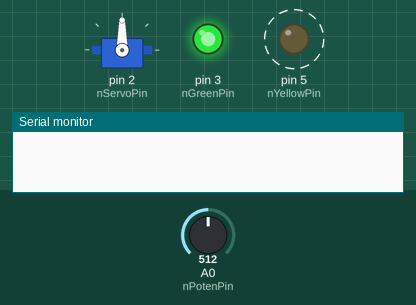
Simulated run of this sketch. Board: Arduino Uno, built with avr-gcc and run on an emulated ATmega328P. Shown: servo, output pins drawn as LEDs (lit = HIGH), the last lines printed to the serial monitor. Dashed ring = blinking. The test bench sets the inputs (shaded band); at power-on: A0 (nPotenPin) = 512.

Above: at 1.2 s.
1.3 s: A0 (nPotenPin) set to 530
At 2.8 s:
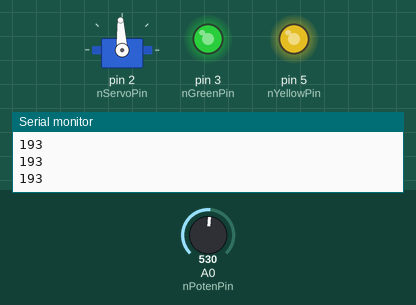
3.1 s: A0 (nPotenPin) set to 716
At 4.2 s:
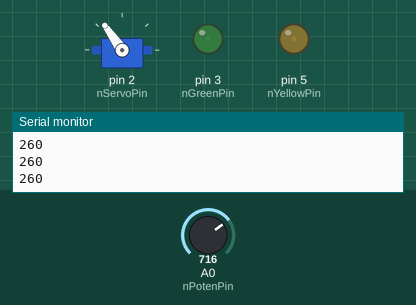
4.8 s: A0 (nPotenPin) set to 511
At 5.0 s:
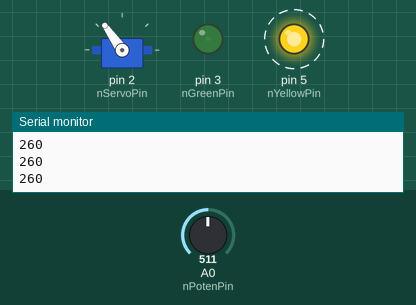
7.8 s: A0 (nPotenPin) set to 170
At 8.62 s:
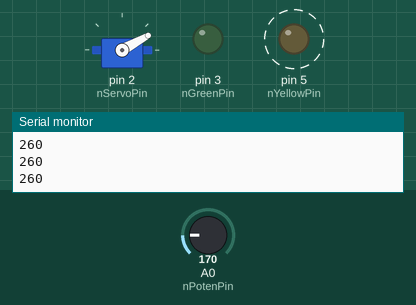
10.8 s: A0 (nPotenPin) set to 900
At 11.9 s:
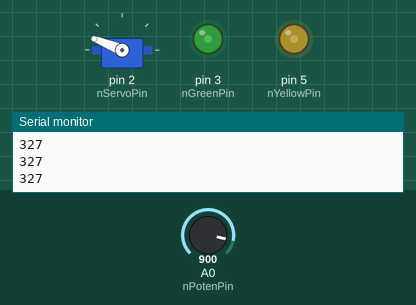
13.8 s: A0 (nPotenPin) set to 306
At 13.95 s:
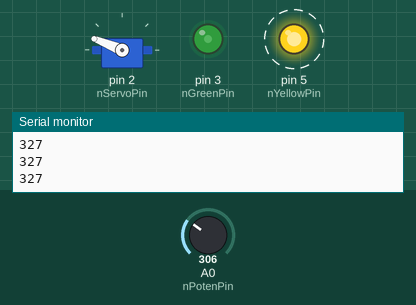
Timing chart, 0 to 17.8 s (numbered marks = the images above; inputs shaded):
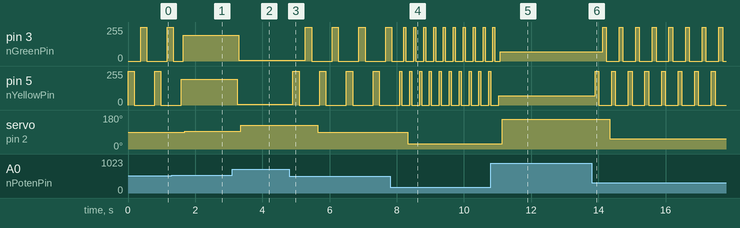

Measured:
- the behaviour switches between 517 and 518 on A0 (nPotenPin) (found by bisection; images 0 and 1)
- after the input at 1.3 s, servo on pin 2 (nServoPin): 90° → 93° after 0.39 s
- after the input at 3.1 s, pin 3 (nGreenPin): 193/255 → 4/255 after 0.20 s; pin 5 (nYellowPin): 193/255 → 4/255 after 0.15 s; servo on pin 2 (nServoPin): 93° → 125° after 0.25 s
- after the input at 4.8 s, pin 3 (nGreenPin): alternates 255/255 for 0.19 s and 0/255 for 0.61 s, starting after 0.48 s; pin 5 (nYellowPin): alternates 255/255 for 0.19 s and 0/255 for 0.61 s, starting after 0.11 s; servo on pin 2 (nServoPin): 125° → 89° after 0.85 s
- after the input at 7.8 s, pin 5 (nYellowPin): alternates 255/255 for 0.06 s and 0/255 for 0.23 s, starting after 0.35 s; servo on pin 2 (nServoPin): 89° → 29° after 0.53 s
- after the input at 10.8 s, servo on pin 2 (nServoPin): 29° → 158° after 0.34 s
- after the input at 13.8 s, pin 3 (nGreenPin): alternates 255/255 for 0.11 s and 0/255 for 0.38 s, starting after 0.32 s; pin 5 (nYellowPin): alternates 255/255 for 0.11 s and 0/255 for 0.38 s, starting after 0.10 s; servo on pin 2 (nServoPin): 158° → 53° after 0.55 s

The sketch:

LED_free_subject.ino
```cpp
#include <Servo.h>

int nPotenPin = A0;
int nServoPin = 2;
int nGreenPin = 3;
int nYellowPin = 5;
int nDelay = 50;

int Pin[2] = {nYellowPin, nGreenPin};     //노랑색, 초록색 LED를 함수로 묶음

Servo myServol;

void setup()
{
  myServol.attach(nServoPin);
  for (int i = 0; i < 2; i++)
  {
    pinMode(Pin[i], OUTPUT);      //for문을 사용해서 노랑색, 초록색 LED를 각각 2,3으로 출력
  }
  Serial.begin(9600);
}

void Led (int Numpin, int Cmd, int nDelay)
{
  analogWrite(Numpin, Cmd);     //Led함수로 analogWrite, nDelay를 받음
  delay(nDelay);
}

void Led2 (int Numpin, int Cmd, int nDelay)
{
  digitalWrite(Numpin, Cmd);    //Led2함수로 analogWrite, nDelay를 받음
  delay(nDelay);
}

void loop()
{
  int nKnobServo = analogRead(nPotenPin);
  int nServoAng = map(nKnobServo, 0, 1023, 0, 180); //센서에서 읽은 0~1023을 0~180사이 값으로 변환
  int nKnobBlink = analogRead(nPotenPin);
  nKnobBlink = map(nKnobBlink, 0, 700, 0, 255);   //센서에서 읽은 0~700 0~255사이 값으로 변환
  int nKnobDelay = analogRead(nPotenPin);
  nKnobDelay = map(nKnobDelay, 0, 700, 0, 255);   //센서에서 읽은 0~700 0~255사이 값으로 변환

  if (nServoAng > 0 && nServoAng <= 90)     //nServoAng이 0보다 크로 90보다 작거나 같을때
  {
    Led2(nYellowPin, HIGH, nKnobDelay);     //nKnobDelay에 따라 깜빡이는 속도가 달라짐
    Led2(nYellowPin, LOW, nKnobDelay);
    Led2(nGreenPin, HIGH, nKnobDelay);
    Led2(nGreenPin, LOW, nKnobDelay);
  }
  else if (nServoAng > 90 && nServoAng <= 180)  //nKnobDelay이 90보다 크고 180보다 작거나 같을때
  {
    Led(nYellowPin, nKnobBlink, nDelay);    //nKnobBlink에 따라 밝기 세기가 달라짐
    Serial.println(nKnobBlink);
    Serial.print("\n");
    Led(nGreenPin, nKnobBlink, nDelay);
    Serial.println(nKnobBlink);
  }
  else                      //위에 경우가 다 아닐때
  {
    Led(nYellowPin, LOW, nDelay);       //LED 둘다 꺼짐
    Led(nGreenPin, LOW, nDelay);
  }

  myServol.write(nServoAng);

  delay(nDelay);
}
```
